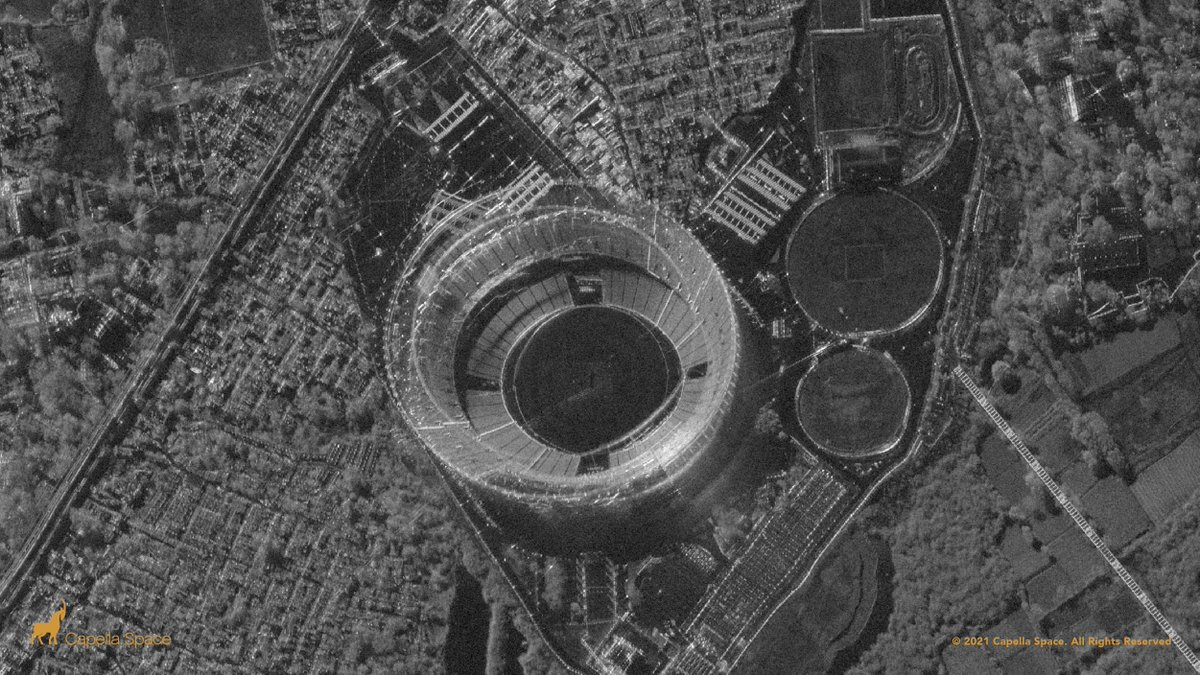
#> input picture homework_2/sar_1.jpg, 1200 x 675 px
$ jupyter execute homework_2.ipynb
#> lines starting #> are read from the running program, lines starting #| are printed output that depends on the picture
[cell 1]
import numpy as np
import cv2
import matplotlib.pyplot as plt
from skimage.metrics import structural_similarity as ssim, mean_squared_error as mse
import copy

# Загрузка изображения

[cell 2]
image = cv2.imread('sar_1.jpg')
#> image is the input picture: shape (675, 1200, 3); mean B, G, R 78.1, 78.2, 78.3
image_gray = cv2.cvtColor(image, cv2.COLOR_BGR2GRAY)

plt.imshow(image_gray, cmap="gray")

# Шум Гаусса

[cell 3]
mean = 0
stddev = 50
noise_gauss = np.zeros(image_gray.shape, np.uint8)
cv2.randn(noise_gauss, mean, stddev)
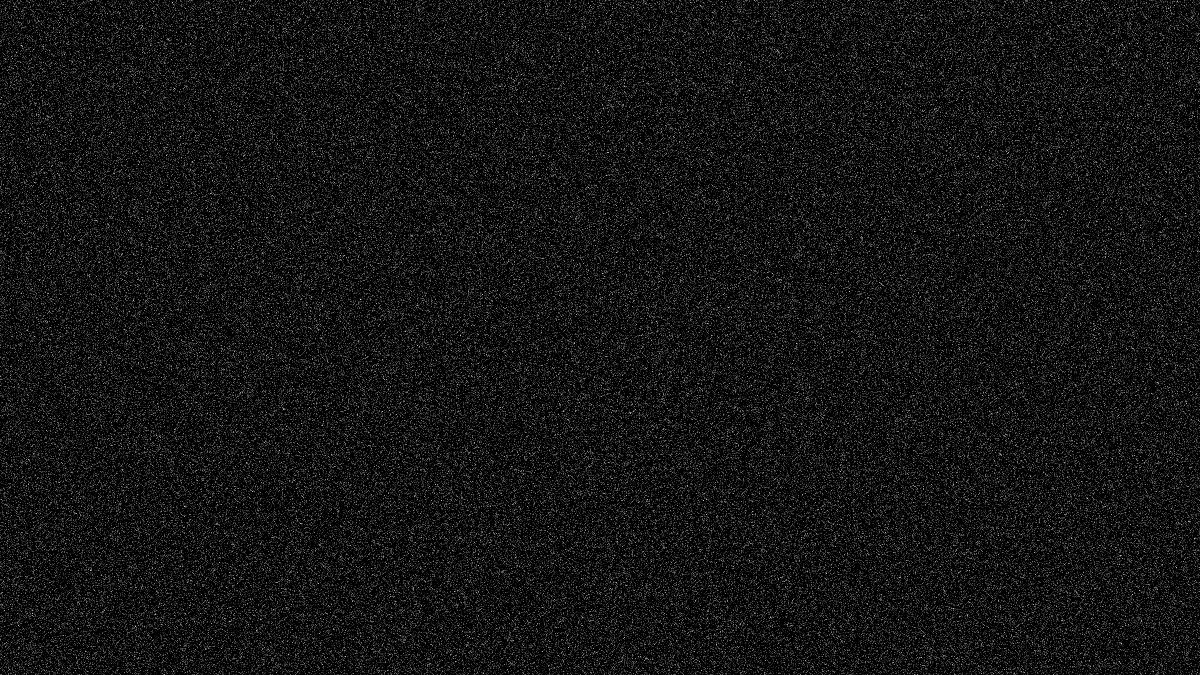
#> noise_gauss: shape (675, 1200); min 0, max 233, mean 20
image_noise_gauss = cv2.add(image_gray, noise_gauss)
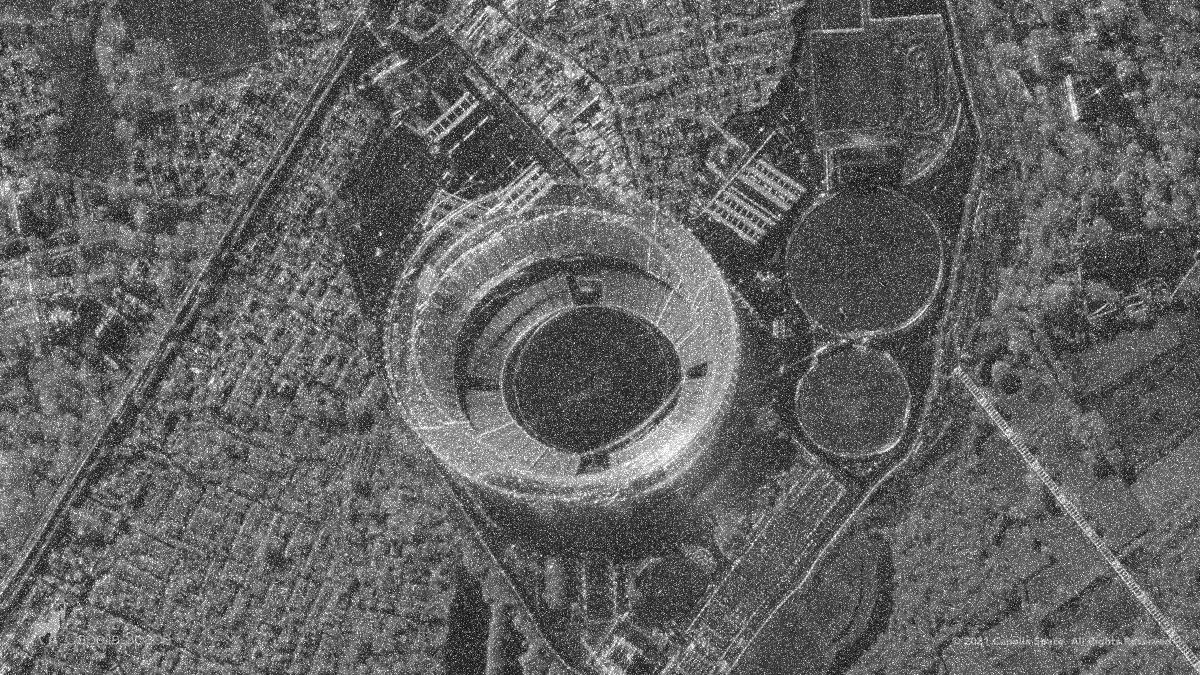
#> image_noise_gauss: shape (675, 1200); min 0, max 255, mean 98.2

plt.imshow(image_noise_gauss, cmap="gray")

# Постянный шум

[cell 4]
low = -50
high = 50

noise_uniform = np.random.uniform(
    low,
    high,
    image_gray.shape
).astype(np.float32)

image_noise_uniform = np.clip(
    image_gray.astype(np.float32) + noise_uniform,
    0,
    255
).astype(np.uint8)


plt.imshow(image_noise_uniform, cmap='gray')

[cell 5]
mse_init_gauss = mse(image_gray, image_noise_gauss)
#> mse_init_gauss = 1239.2
ssim_init_gauss = ssim(image_gray, image_noise_gauss)
#> ssim_init_gauss = 0.41
print(f"Исходные MSE: {mse_init_gauss:.2f}, SSIM: {ssim_init_gauss:.4f}")
#| Исходные MSE: 1239.24, SSIM: 0.4099

mse_init_sp = mse(image_gray, image_noise_uniform)
#> mse_init_sp = 824
ssim_init_sp = ssim(image_gray, image_noise_uniform)
#> ssim_init_sp = 0.415
print(f"MSE: {mse_init_sp:.2f}, SSIM: {ssim_init_sp:.4f}\n")
#| MSE: 823.96, SSIM: 0.4150

# Фильтры

[cell 6]
def test_all_filters(noisy_image, clean_image):
    results = []

    # 1. Медианный фильтр
    for k in [3, 5, 7]:
        filtered = cv2.medianBlur(noisy_image, k)
        MSE = mse(clean_image, filtered)
        SSIM = ssim(clean_image, filtered)
        results.append({
            "filter": "Median",
            "params": f"ksize={k}",
            "mse": MSE, "ssim": SSIM,
            "image": filtered
        })
#> this loop made 3 passes
#> (MSE, SSIM) on passes 1 to 3: (376.5, 0.636), (378.7, 0.569), (424.6, 0.486)
#> pass 2, in test_all_filters, `filtered = cv2.medianBlur(noisy_image, k)`:
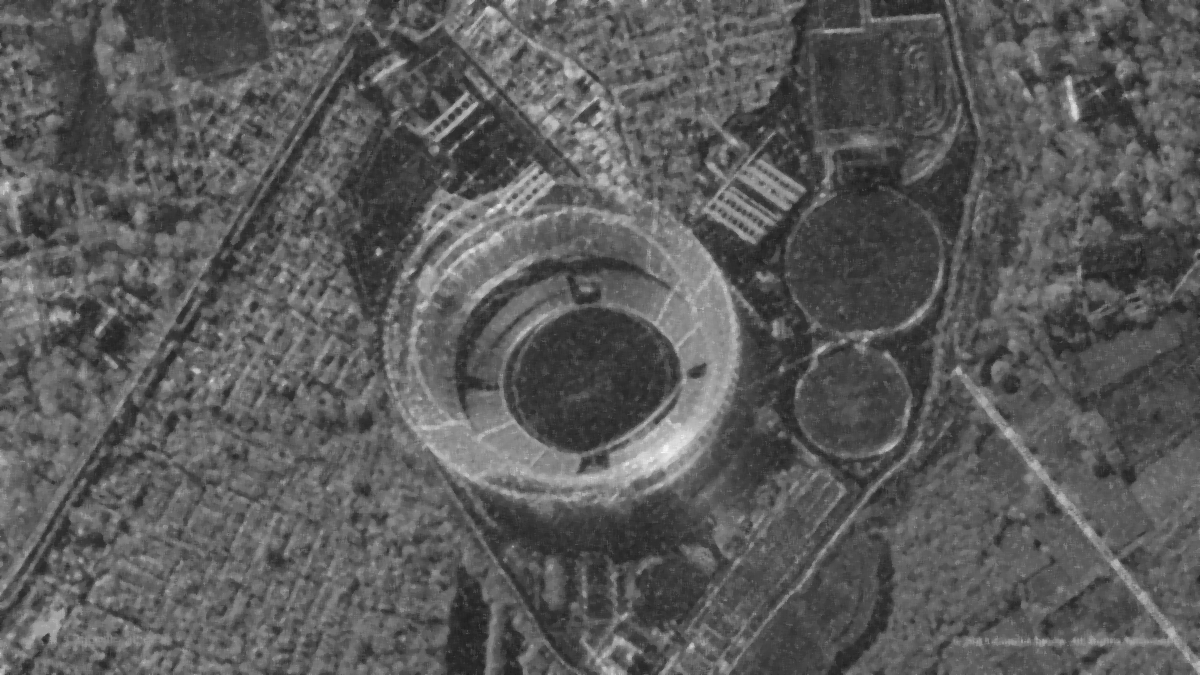
#> filtered: shape (675, 1200); min 30, max 248, mean 90.2
#> after the loop, results = 3 items

    # 2. Фильтр Гаусса
    for ksize in [(3, 3), (5, 5), (7, 7)]:
        for sigma in [0, 1.0, 2.0]:
            filtered = cv2.GaussianBlur(noisy_image, ksize, sigma)
            MSE = mse(clean_image, filtered)
            SSIM = ssim(clean_image, filtered)
            results.append({
                "filter": "Gaussian",
                "params": f"k={ksize}, sigma={sigma}",
                "mse": MSE, "ssim": SSIM,
                "image": filtered
            })
#> after the loop, results = 12 items

    # 3. Билатеральный фильтр
    for d in [5, 9]:
        for sc, ss in [(50, 50), (75, 75), (100, 100)]:
            filtered = cv2.bilateralFilter(noisy_image, d, sc, ss)
            MSE = mse(clean_image, filtered)
            SSIM = ssim(clean_image, filtered)
            results.append({
                "filter": "Bilateral",
                "params": f"d={d}, sc={sc}, ss={ss}",
                "mse": MSE, "ssim": SSIM,
                "image": filtered
            })
#> after the loop, results = 18 items

    # 4. Фильтр нелокальных средних
    for h in [25, 30, 35, 40, 50]:
        filtered = cv2.fastNlMeansDenoising(noisy_image, h=h)
        MSE = mse(clean_image, filtered)
        SSIM = ssim(clean_image, filtered)
        results.append({
            "filter": "NL-Means",
            "params": f"h={h}",
            "mse": MSE, "ssim": SSIM,
            "image": filtered
        })
#> this loop made 5 passes
#> (MSE, SSIM) on passes 1 to 5: (567.8, 0.581), (601.8, 0.509), (645, 0.454), (680.9, 0.417), (735.2, 0.367)
#> pass 3, in test_all_filters, `filtered = cv2.fastNlMeansDenoising(noisy_image, h=h)`:
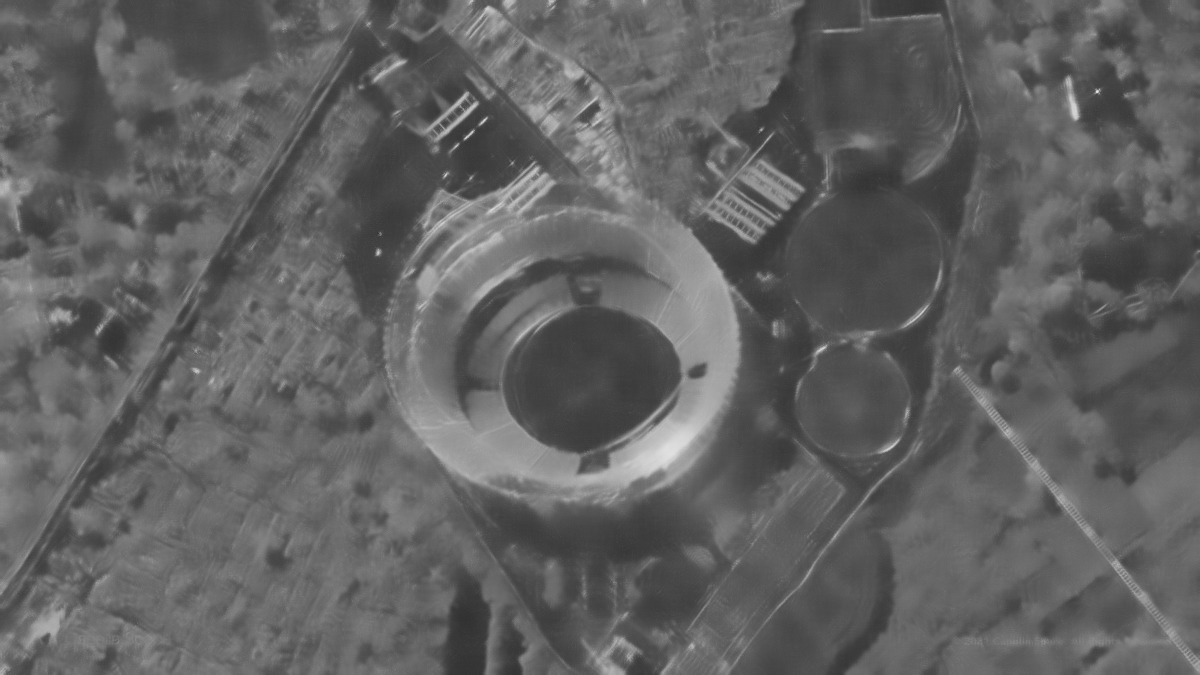
#> filtered: shape (675, 1200); min 49, max 233, mean 97
#> after the loop, results = 23 items

    results.sort(key=lambda item: item["mse"])
    return results

[cell 7]
print("--- ТЕСТИРОВАНИЕ НА ГАУССОВОМ ШУМЕ ---")
res_gauss = test_all_filters(image_noise_gauss, image_gray)
#> res_gauss = 23 items
best_gauss = res_gauss[0]
#> best_gauss = 5 items
for r in res_gauss:
    print(f"[{r['filter']}] {r['params']} -> MSE: {r['mse']:.2f}, SSIM: {r['ssim']:.4f}")
#> this loop made 23 passes
#| [Median] ksize=3 -> MSE: 376.45, SSIM: 0.6355
#| [Median] ksize=5 -> MSE: 378.74, SSIM: 0.5689
#| [Median] ksize=7 -> MSE: 424.57, SSIM: 0.4859
#| [Bilateral] d=5, sc=75, ss=75 -> MSE: 506.40, SSIM: 0.6463
#| [Bilateral] d=5, sc=100, ss=100 -> MSE: 515.84, SSIM: 0.6485
#| [Bilateral] d=9, sc=75, ss=75 -> MSE: 535.17, SSIM: 0.5819
#| [Bilateral] d=9, sc=50, ss=50 -> MSE: 551.17, SSIM: 0.5683
#| [Gaussian] k=(5, 5), sigma=1.0 -> MSE: 567.71, SSIM: 0.6684
#> (further printed lines are left out)

print(f"\n>> ЛУЧШИЙ: {best_gauss['filter']} ({best_gauss['params']})\n")
#| >> ЛУЧШИЙ: Median (ksize=3)

plt.figure(figsize=(5, 5))
plt.title(f"Лучший для Гаусса: {best_gauss['filter']} ({best_gauss['params']})")
plt.imshow(best_gauss['image'], cmap="gray")
plt.show()

print("--- ТЕСТИРОВАНИЕ НА ПОСТОЯННОМ ШУМЕ ---")
res_sp = test_all_filters(image_noise_uniform, image_gray)
#> the loop in test_all_filters (call 2), `for k in [3, 5, 7]:` made 3 passes
#> (MSE, SSIM) on passes 1 to 3: (312.1, 0.542), (284.4, 0.508), (309.8, 0.453)
#> pass 3, in test_all_filters (call 2), `filtered = cv2.medianBlur(noisy_image, k)`:
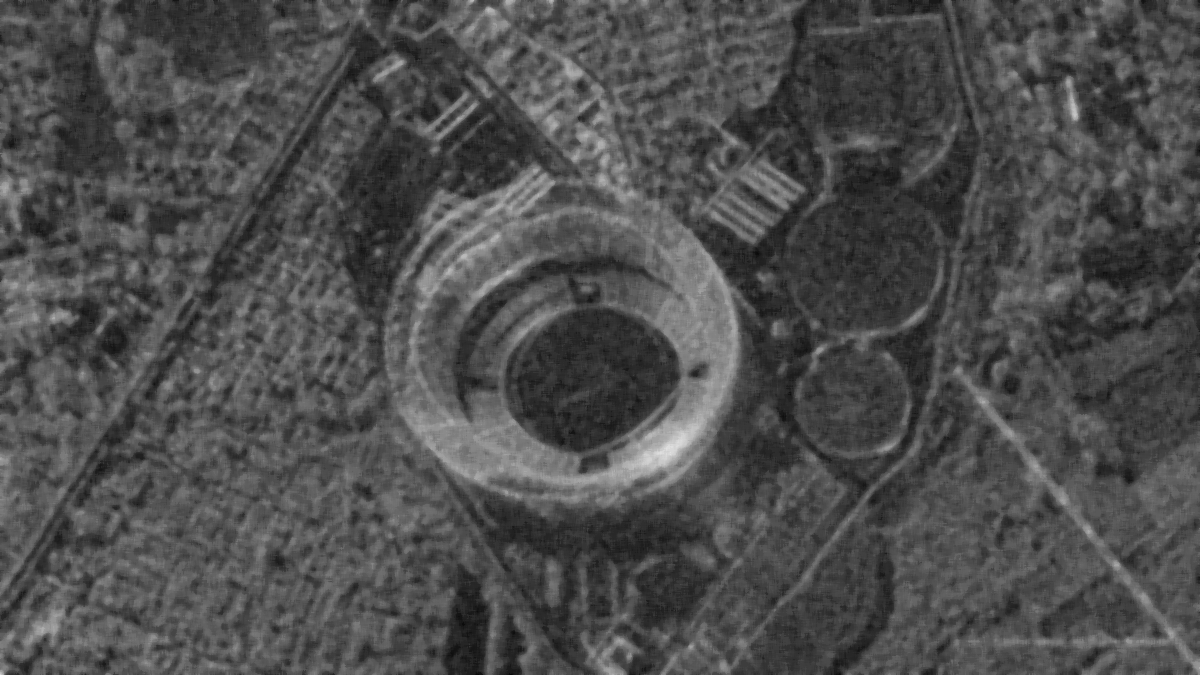
#> filtered: shape (675, 1200); min 8, max 225, mean 77.4
#> after the loop in test_all_filters (call 2), `for k in [3, 5, 7]:`: results = 3 items
#> after the loop in test_all_filters (call 2), `for ksize in [(3, 3), (5, 5), (7, 7)]:`: results = 12 items
#> after the loop in test_all_filters (call 2), `for d in [5, 9]:`: results = 18 items
#> the loop in test_all_filters (call 2), `for h in [25, 30, 35, 40, 50]:` made 5 passes
#> (MSE, SSIM) on passes 1 to 5: (201.5, 0.604), (249.4, 0.524), (293.4, 0.468), (326.7, 0.43), (373.7, 0.379)
#> after the loop in test_all_filters (call 2), `for h in [25, 30, 35, 40, 50]:`: results = 23 items
#> res_sp = 23 items
best_sp = res_sp[0]
#> best_sp = 5 items
for r in res_sp:
    print(f"[{r['filter']}] {r['params']} -> MSE: {r['mse']:.2f}, SSIM: {r['ssim']:.4f}")

print(f"\n>> ЛУЧШИЙ: {best_sp['filter']} ({best_sp['params']})\n")
#| >> ЛУЧШИЙ: Gaussian (k=(5, 5), sigma=1.0)

plt.figure(figsize=(5, 5))
plt.title(f"Лучший для постоянного: {best_sp['filter']} ({best_sp['params']})")
plt.imshow(best_sp['image'], cmap="gray")
plt.show()
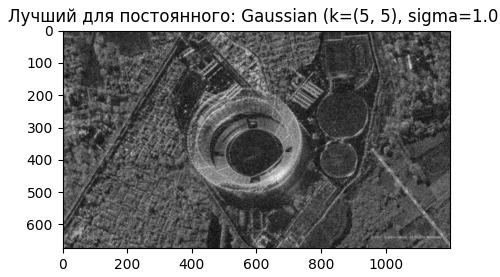
#> figure drawn by matplotlib, 1 panel
